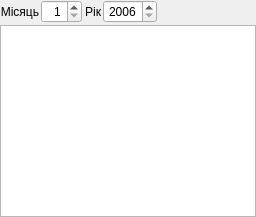
  <widget class="QDockWidget" name="dockWidget_dni_opal">
   <property name="features">
    <set>QDockWidget::DockWidgetFloatable|QDockWidget::DockWidgetMovable</set>
   </property>
   <property name="windowTitle">
    <string>Таблиця ДНІ ОПАЛЕННЯ</string>
   </property>
   <attribute name="dockWidgetArea">
    <number>2</number>
   </attribute>
   <widget class="QWidget" name="dockWidgetContents_dni_opal">
    <layout class="QGridLayout">
     <property name="margin">
      <number>0</number>
     </property>
     <property name="spacing">
      <number>2</number>
     </property>
     <item row="1" column="0">
      <widget class="QTableView" name="tableView_dni_opal">
       <property name="editTriggers">
        <set>QAbstractItemView::NoEditTriggers</set>
       </property>
       <property name="tabKeyNavigation">
        <bool>true</bool>
       </property>
       <property name="textElideMode">
        <enum>Qt::ElideMiddle</enum>
       </property>
      </widget>
     </item>
     <item row="0" column="0">
      <layout class="QHBoxLayout">
       <property name="spacing">
        <number>2</number>
       </property>
       <property name="margin">
        <number>0</number>
       </property>
       <item>
        <widget class="QLabel" name="label_month_dni_opal">
         <property name="text">
          <string>Місяць</string>
         </property>
         <property name="alignment">
          <set>Qt::AlignRight|Qt::AlignTrailing|Qt::AlignVCenter</set>
         </property>
        </widget>
       </item>
       <item>
        <widget class="QSpinBox" name="spinBox_month_dni_opal">
         <property name="sizePolicy">
          <sizepolicy hsizetype="Minimum" vsizetype="Fixed">
           <horstretch>0</horstretch>
           <verstretch>0</verstretch>
          </sizepolicy>
         </property>
         <property name="minimumSize">
          <size>
           <width>35</width>
           <height>0</height>
          </size>
         </property>
         <property name="alignment">
          <set>Qt::AlignRight|Qt::AlignTrailing|Qt::AlignVCenter</set>
         </property>
         <property name="minimum">
          <number>1</number>
         </property>
         <property name="maximum">
          <number>12</number>
         </property>
         <property name="value">
          <number>1</number>
         </property>
        </widget>
       </item>
       <item>
        <widget class="QLabel" name="label_year_dni_opal">
         <property name="text">
          <string>Рік</string>
         </property>
         <property name="alignment">
          <set>Qt::AlignRight|Qt::AlignTrailing|Qt::AlignVCenter</set>
         </property>
        </widget>
       </item>
       <item>
        <widget class="QSpinBox" name="spinBox_year_dni_opal">
         <property name="minimumSize">
          <size>
           <width>50</width>
           <height>0</height>
          </size>
         </property>
         <property name="alignment">
          <set>Qt::AlignRight|Qt::AlignTrailing|Qt::AlignVCenter</set>
         </property>
         <property name="minimum">
          <number>2006</number>
         </property>
         <property name="maximum">
          <number>2100</number>
         </property>
         <property name="value">
          <number>2006</number>
         </property>
        </widget>
       </item>
       <item>
        <spacer>
         <property name="orientation">
          <enum>Qt::Horizontal</enum>
         </property>
         <property name="sizeHint" stdset="0">
          <size>
           <width>40</width>
           <height>20</height>
          </size>
         </property>
        </spacer>
       </item>
      </layout>
     </item>
    </layout>
   </widget>
  </widget>
